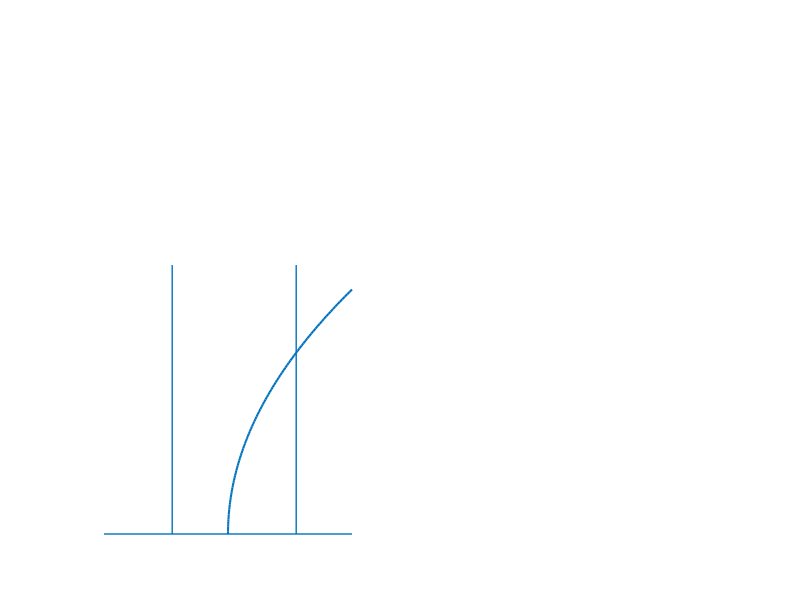

Write the MATLAB code that produced this figure. (Note: this script raises an error after producing the figure.)
q=[-1 1];
r=[0 0];
line(q,r,'linewidth',1.0)
axis([-1 4 0 2])
axis off
hold on

q=[0.55 0.55];
r=[0 1.1];
line(q,r,'linewidth',1.0)

q=[-0.45 -0.45];
r=[0 1.1];
line(q,r,'linewidth',1.0)

t1=0:.01:1;
x=t1.*t1;
y=t1;
plot(x,y,'linewidth',1.5)

down=sprintf('%c',175);
up=sprintf('%c',173);

for i=1:3
  s=.1+(i-1)/4
  text(0.5,s,up,'fontname','symbol','fontweight','bold','fontsize',15)
end


for i=1:2
  s=0.85+(i-1)/4
  text(0.5,s,down,'fontname','symbol','fontweight','bold','fontsize',15)
end

for i=1:3
  s=.1+(i-1)/4
  text(-0.5,s,down,'fontname','symbol','fontweight','bold','fontsize',15)
end

text(1,-.1,'R','fontsize',20)
text(-.1,-.1,'R','fontsize',20)
text(-.1,-.12,'   c','fontsize',15)

text(.8,.9,' a<0','fontname','symbol','fontweight','bold','fontsize',20)


q=[2 4];
r=[0 0];
line(q,r,'linewidth',1.0)

q=[3.55 3.55];
r=[0 1.1];
line(q,r,'linewidth',1.0)

q=[2.55 2.55];
r=[0 1.1];
line(q,r,'linewidth',1.0)

t1=0:.01:1;
x=3-t1.*t1;
y=t1;
plot(x,y,'linewidth',1.5)

down=sprintf('%c',175);
up=sprintf('%c',173);

for i=1:3
  s=.1+(i-1)/4
  text(3.5,s,up,'fontname','symbol','fontweight','bold','fontsize',15)
end


for i=1:3
  s=.1+(i-1)/4
  text(2.5,s,down,'fontname','symbol','fontweight','bold','fontsize',15)
end

for i=1:2
  s=.75+(i-1)/4
  text(2.5,s,up,'fontname','symbol','fontweight','bold','fontsize',15)
end

text(4,-.1,'R','fontsize',20)
text(2.9,-.1,'R','fontsize',20)
text(2.9,-.12,'   c','fontsize',15)

text(3.8,.9,'a>0','fontname','symbol','fontweight','bold','fontsize',20)


hold off
